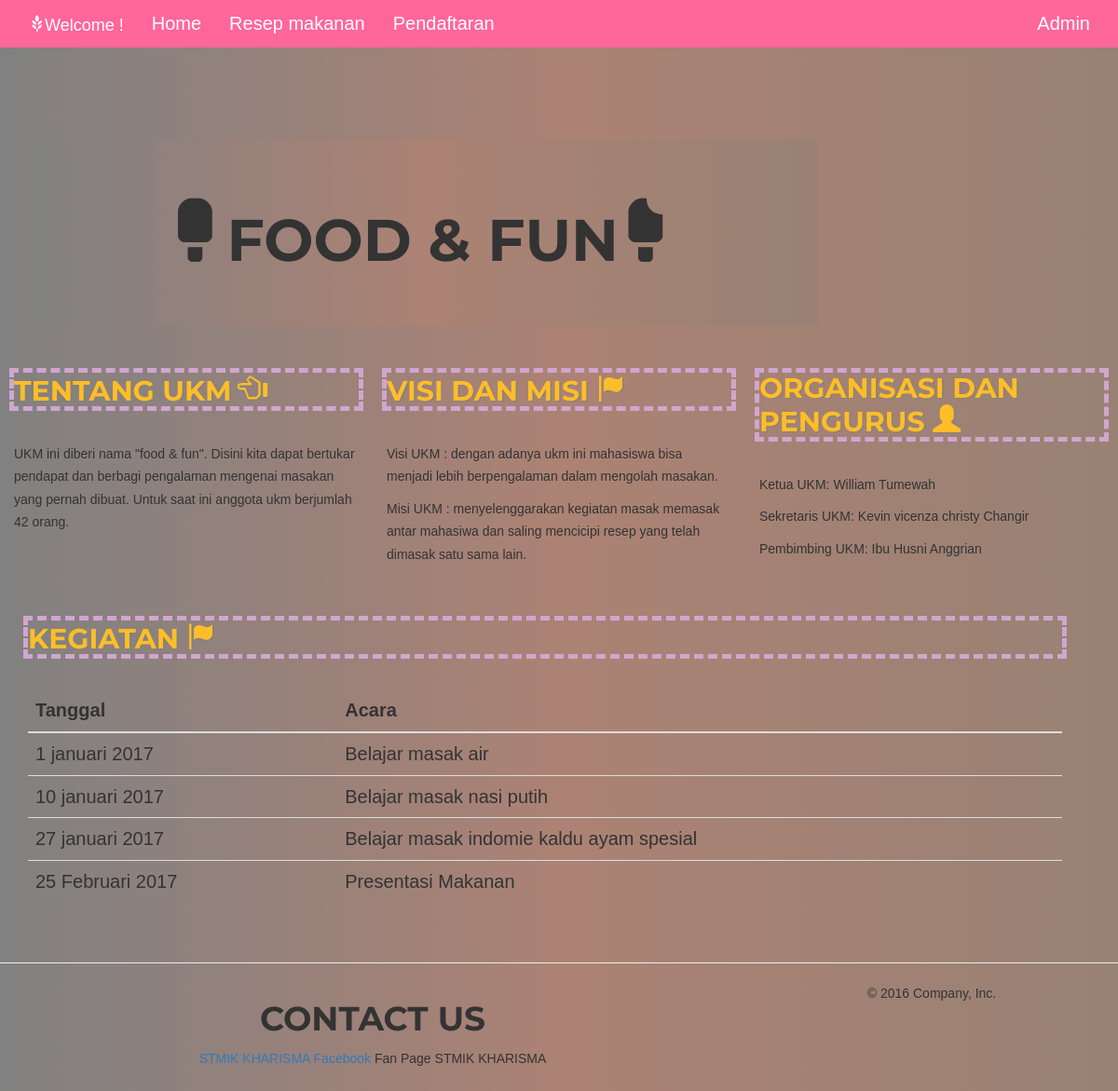
The page / on the database its author committed.
### tables this page shows
CREATE TABLE IF NOT EXISTS `struktur` (
  `ketua` text NOT NULL,
  `sekretaris` text NOT NULL,
  `pembimbing` text NOT NULL,
`id` int(11) NOT NULL
);

CREATE TABLE IF NOT EXISTS `kegiatan` (
  `tanggal` text NOT NULL,
  `kegiatan` text NOT NULL,
`id` int(11) NOT NULL
);

### application/controllers/Home.php (called while the page is built, shortened)
<?php
class Home extends CI_Controller {
	function __construct()
	{
		$this->load->model('m_home');
        	$this->load->helper('url');
	}
	public function index()
	{
		$data['kegiatan'] = $this->m_home->tampil_info()->result();
		$data['struktur'] = $this->m_home->tampil_s()->result();
		$this->load->view('templates/header');
		$this->load->view('templates/nav');
		$this->load->view('Home',$data);
		$this->load->view('templates/footer');
	}
}

### index.php (called while the page is built, shortened)
<?php
require_once BASEPATH.'core/CodeIgniter.php';

### application/models/M_home.php (called while the page is built, shortened)
<?php
class M_home extends CI_Model{
	function tampil_info(){
		return $this->db->get('kegiatan');
	}
	function tampil_s(){
		return $this->db->get('struktur');
	}
}

### application/views/Home.php (the view, shortened to what this page needs)
<section id="services">
    <div class="container">
      <div class="row row-offcanvas row-offcanvas-right">
        <div class="col-xs-12 col-sm-9">
          <div class="jumbotron">
            <h1><span class=" glyphicon glyphicon-ice-lolly"></span>food & fun<span class=" glyphicon glyphicon-ice-lolly-tasted"></h1>
          </div>
        </div>
          <div class="row">
            <div class="col-md-4">
              <h2>Tentang UKM <span class=" glyphicon glyphicon-hand-left"></span></h2><br>
              <p>UKM ini diberi nama "food & fun". Disini kita dapat bertukar pendapat dan berbagi pengalaman mengenai masakan yang pernah dibuat. Untuk saat ini anggota ukm berjumlah 42 orang.</p>
              <br>
            </div>
            <div class="col-md-4">
              <h2>Visi dan Misi <span class=" glyphicon glyphicon-flag"></span></h2> <br>
              <p>Visi UKM : dengan adanya ukm ini mahasiswa bisa menjadi lebih berpengalaman dalam mengolah masakan.</p>
              <p>Misi UKM : menyelenggarakan kegiatan masak memasak antar mahasiwa dan saling mencicipi resep yang telah dimasak satu sama lain.</p>
              <br>
            </div>
            <div class="col-md-4">
              <h2>Organisasi dan Pengurus <span class=" glyphicon glyphicon-user"></span></h2><br>
              <?php foreach($struktur as $u){ ?>
                    <p>Ketua UKM:
                    <?php echo $u->ketua ?></p>
                    <p>Sekretaris UKM:
                    <?php echo $u->sekretaris ?></p>
                    <p>Pembimbing UKM:
                    <?php echo $u->pembimbing ?></p>
              <?php } ?>
              <br>
            </div>
          </div>
        </div>
        <div class="col-md-12 row text-left">
          <h2>Kegiatan <span class=" glyphicon glyphicon-flag"></span></h2> <br>
          <table class="table">
            <thead>
            <tr>
              <th>Tanggal</th>
              <th>Acara</th>
            </tr>
            </thead>
              <tbody>
              <?php foreach($kegiatan as $u){ ?>
                <tr>
                  <td><?php echo $u->tanggal ?></td>
                  <td><?php echo $u->kegiatan ?></td>
                </tr>
              <?php } ?>
              </tbody>
            </table>
        </div>
      </div>
<footer>
  <hr>
  <div class= "col-lg-8">
    <h1> Contact Us</h1>
    <p> <a href="http://www.kharisma.ac.id/" target="_blank">STMIK KHARISMA</a>
    <a href="https://www.facebook.com/stmikkharismamks" target="_blank">Facebook</a> Fan Page STMIK KHARISMA</p>
  </div>
    <p>&copy; 2016 Company, Inc.</p>
</footer>

### assets/css/agency.css (style rules this page uses)
body { overflow-x: hidden; font-family: "Roboto Slab", "Helvetica Neue", Helvetica, Arial, sans-serif; }
p { font-size: 14px; line-height: 1.75; }
a, a:hover, a:focus, a:active, a.active { outline: none; }
h1, h2, h3, h4, h5, h6 { font-family: "Montserrat", "Helvetica Neue", Helvetica, Arial, sans-serif; text-transform: uppercase; font-weight: 700; }
section { padding: 100px 0; }
@media (min-width: 768px) { section { padding: 150px 0; } }
footer { padding: 25px 0; text-align: center; }
body { webkit-tap-highlight-color: #fed136; }

### assets/css/style.css (style rules this page uses)
@media (min-width: 768px) { body { font-family: helvetica,arial; background: linear-gradient(to right,#818181,#ac8274,#988274); } }
@media (min-width: 768px) { .jumbotron { background: linear-gradient(to right,#818181,#ac8274,#988274); text-align: center; } }
@media (min-width: 768px) { h2 { color: #FFBD28; font-weight: bold; text-shadow: 1.2px 1.2px #818181; outline-style: dashed; outline-color: #d0a6cf; outline-width: thick; font-family: "Trebuchet MS" "Arial Black" sans-serif; } }

### rows shown on the page
struktur: ketua "William Tumewah", sekretaris "Kevin vicenza christy Changir", pembimbing "Ibu Husni Anggrian"
kegiatan: tanggal "1 januari 2017", kegiatan "Belajar masak air"
kegiatan: tanggal "10 januari 2017", kegiatan "Belajar masak nasi putih"
kegiatan: tanggal "27 januari 2017", kegiatan "Belajar masak indomie kaldu ayam spesial"
kegiatan: tanggal "25 Februari 2017", kegiatan "Presentasi Makanan"
